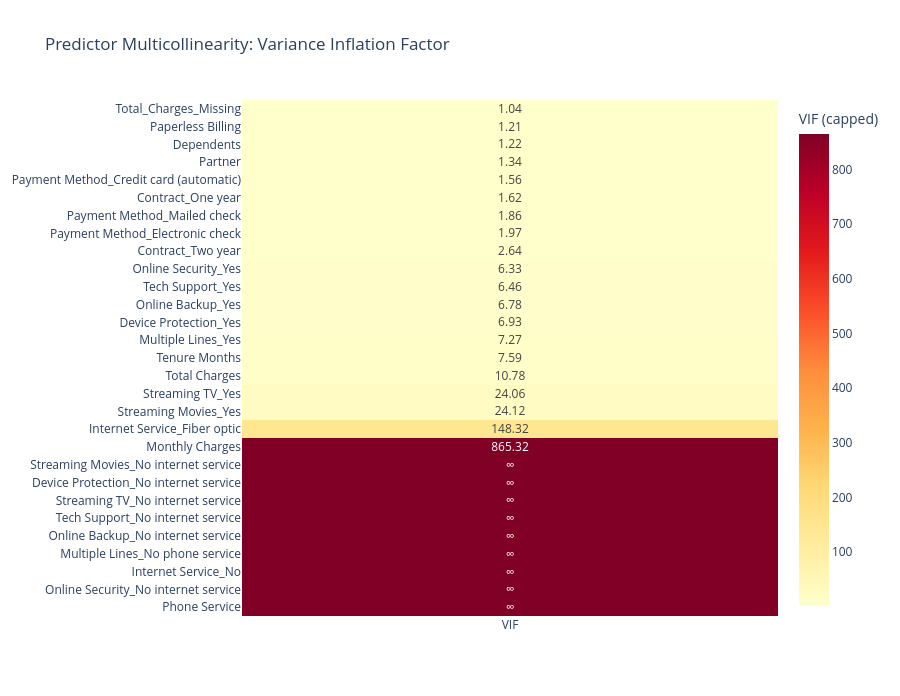

The code cell stored with this chart in its notebook:
### Markdown cell above
# Investigate Multi-Collinearity (using VIF)

Variance Inflation Factor (VIF) is a statistical metric used to detect and quantify the severity of multicollinearity (the extent to which independent variables in a regression model are linearly correlated with one another).

When independent variables are highly correlated, it becomes difficult for a regression model to isolate the individual effect of each variable on the dependent outcome. VIF measures how much the variance of an estimated regression coefficient is "inflated" due to this correlation with other predictors.

## How to Interpret VIF Values

Understanding your VIF numbers is straightforward using these general rules of thumb:

- VIF = 1: The variables are not correlated at all. There is no multicollinearity in your model.
- VIF between 1 and 5: There is mild to moderate correlation between the variables, but this is usually not severe enough to require action.
- VIF between 5 and 10: There is significant multicollinearity. This often warrants further investigation.
- VIF > 10: Indicates severe multicollinearity. The standard errors of the coefficients are highly inflated, leading to unstable and unreliable regression results.

### Code cell
import numpy as np
import plotly.graph_objects as go
from sklearn.impute import SimpleImputer
from sklearn.linear_model import LinearRegression

predictor_columns = [column for column in prediction_df.columns if column != target_column]

# Full one-hot groups are perfectly collinear with an intercept. Drop one reference
# category per source feature for this diagnostic only; prediction_df is unchanged.
reference_dummy_columns = []
for source_column in one_hot_features:
    dummy_columns = sorted(
        column for column in predictor_columns if column.startswith(f"{source_column}_")
    )
    reference_dummy_columns.append(dummy_columns[0])

vif_columns = [column for column in predictor_columns if column not in reference_dummy_columns]
vif_matrix = SimpleImputer(strategy="median").fit_transform(prediction_df[vif_columns])

vif_records = []
for feature_index, feature_name in enumerate(vif_columns):
    other_features = np.delete(vif_matrix, feature_index, axis=1)
    r_squared = LinearRegression().fit(other_features, vif_matrix[:, feature_index]).score(
        other_features, vif_matrix[:, feature_index]
    )
    vif = np.inf if r_squared >= 1 - 1e-12 else 1 / (1 - r_squared)
    vif_records.append({"predictor": feature_name, "r_squared": r_squared, "vif": vif})

vif_summary = pd.DataFrame(vif_records).sort_values("vif", ascending=False).reset_index(drop=True)
finite_vif = vif_summary.loc[np.isfinite(vif_summary["vif"]), "vif"]
vif_cap = max(10, float(finite_vif.max()) if not finite_vif.empty else 10)
vif_summary["vif_for_plot"] = vif_summary["vif"].replace(np.inf, vif_cap)
vif_text = vif_summary["vif"].map(lambda value: "∞" if np.isinf(value) else f"{value:.2f}").to_numpy().reshape(-1, 1)

fig = go.Figure(go.Heatmap(
    z=vif_summary[["vif_for_plot"]].to_numpy(),
    x=["VIF"],
    y=vif_summary["predictor"],
    colorscale="YlOrRd",
    zmin=1,
    zmax=vif_cap,
    text=vif_text,
    texttemplate="%{text}",
    colorbar={"title": "VIF (capped)"},
    hovertemplate="Predictor: %{y}<br>VIF: %{text}<extra></extra>",
))
fig.update_layout(
    title="Predictor Multicollinearity: Variance Inflation Factor",
    height=max(650, 24 * len(vif_summary)),
)
fig.show()

vif_summary[["predictor", "r_squared", "vif"]]

### Figure 1 — Plotly figure (JSON) as saved in the notebook; plotly's stock layout.template omitted (floating-point values rounded to 4 significant figures)
{"data": [{"colorbar": {"title": {"text": "VIF (capped)"}}, "colorscale": [[0, "rgb(255,255,204)"], [0.125, "rgb(255,237,160)"], [0.25, "rgb(254,217,118)"], [0.375, "rgb(254,178,76)"], [0.5, "rgb(253,141,60)"], [0.625, "rgb(252,78,42)"], [0.75, "rgb(227,26,28)"], [0.875, "rgb(189,0,38)"], [1, "rgb(128,0,38)"]], "hovertemplate": "Predictor: %{y}<br>VIF: %{text}<extra></extra>", "text": [["∞"], ["∞"], ["∞"], ["∞"], ["∞"], ["∞"], ["∞"], ["∞"], ["∞"], ["865.32"], ["148.32"], ["24.12"], ["24.06"], ["10.78"], ["7.59"], ["7.27"], ["6.93"], ["6.78"], ["6.46"], ["6.33"], ["2.64"], ["1.97"], ["1.86"], ["1.62"], ["1.56"], ["1.34"], ["1.22"], ["1.21"], ["1.04"]], "texttemplate": "%{text}", "type": "heatmap", "x": ["VIF"], "y": ["Phone Service", "Online Security_No internet service", "Internet Service_No", "Multiple Lines_No phone service", "Online Backup_No internet service", "Tech Support_No internet service", "Streaming TV_No internet service", "Device Protection_No internet service", "Streaming Movies_No internet service", "Monthly Charges", "Internet Service_Fiber optic", "Streaming Movies_Yes", "Streaming TV_Yes", "Total Charges", "Tenure Months", "Multiple Lines_Yes", "Device Protection_Yes", "Online Backup_Yes", "Tech Support_Yes", "Online Security_Yes", "Contract_Two year", "Payment Method_Electronic check", "Payment Method_Mailed check", "Contract_One year", "Payment Method_Credit card (automatic)", "Partner", "Dependents", "Paperless Billing", "Total_Charges_Missing"], "z": [[865.3], [865.3], [865.3], [865.3], [865.3], [865.3], [865.3], [865.3], [865.3], [865.3], [148.3], [24.12], [24.06], [10.78], [7.587], [7.274], [6.926], [6.782], [6.459], [6.33], [2.642], [1.974], [1.859], [1.617], [1.56], [1.337], [1.221], [1.208], [1.036]], "zmax": 865.3, "zmin": 1}], "layout": {"height": 696, "title": {"text": "Predictor Multicollinearity: Variance Inflation Factor"}}}
